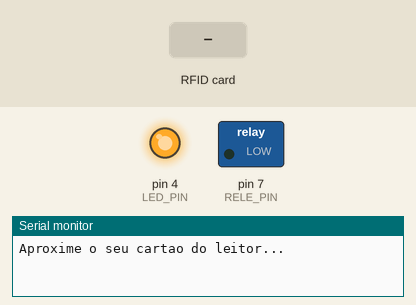
A sketch run on a simulated Arduino Uno, built with avr-gcc and run on an emulated ATmega328P. Parts: switched loads named in the sketch (green lamp = pin HIGH), output pins drawn as LEDs (lit = HIGH), the last lines printed to the serial monitor. The test bench sets the inputs (shaded band). Pins used as bus, display or sensor lines are not drawn.

Above: at 1.2 s.
1.3 s: RFID card 55 2A 0B A6 held to the reader
At 3.5 s:
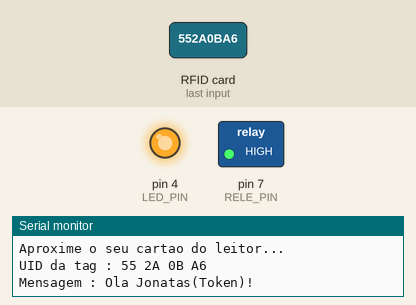
3.8 s: RFID card 9E 4A E6 20 held to the reader
At 4.6 s:
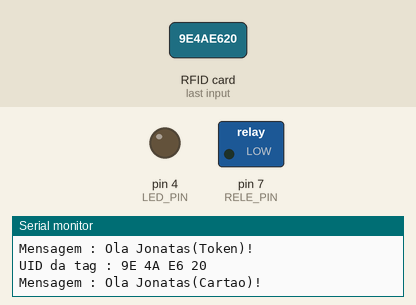
6.3 s: RFID card 5E 7A 19 C4 held to the reader
At 7.6 s:
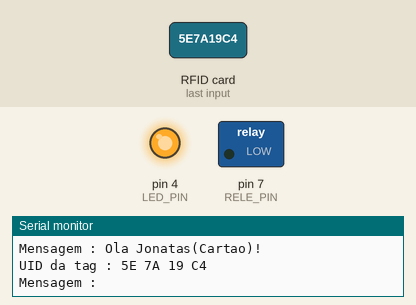
Timing chart, 0 to 9.3 s (numbered marks = the images above; inputs shaded):
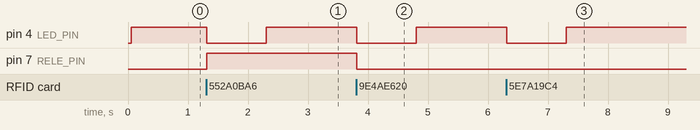

The sketch:

RFIDWithRelay.ino
```cpp
#include <SPI.h>
#include <MFRC522.h>

#define SS_PIN 10
#define RST_PIN 9
#define RELE_PIN 7
#define LED_PIN 4
int rele_ligado = LOW;

MFRC522 mfrc522(SS_PIN, RST_PIN);   // Create MFRC522 instance.

int rfidInterval = 1000;
unsigned long previousRfid = 0;
unsigned long currentRfid;
bool isReaded = false;

char st[20];

void setup()
{
  Serial.begin(9600);   // Inicia a serial
  SPI.begin();      // Inicia  SPI bus
  mfrc522.PCD_Init();   // Inicia MFRC522
  Serial.println("Aproxime o seu cartao do leitor...");
  Serial.println();

  pinMode(RELE_PIN, OUTPUT);
  digitalWrite(RELE_PIN, rele_ligado);

  pinMode(LED_PIN, OUTPUT);
}

void loop()
{
  currentRfid = millis();
  if (previousRfid + rfidInterval > currentRfid && isReaded) {
    digitalWrite(LED_PIN, LOW);
    return;
  }
  isReaded = false;
  digitalWrite(LED_PIN, HIGH);
  previousRfid = currentRfid;

  // Look for new cards
  if ( ! mfrc522.PICC_IsNewCardPresent())
  {
    return;
  }
  // Select one of the cards
  if ( ! mfrc522.PICC_ReadCardSerial())
  {
    return;
  }

  isReaded = true;

  //Mostra UID na serial
  Serial.print("UID da tag :");
  String conteudo= "";
  byte letra;
  for (byte i = 0; i < mfrc522.uid.size; i++)
  {
     Serial.print(mfrc522.uid.uidByte[i] < 0x10 ? " 0" : " ");
     Serial.print(mfrc522.uid.uidByte[i], HEX);
     conteudo.concat(String(mfrc522.uid.uidByte[i] < 0x10 ? " 0" : " "));
     conteudo.concat(String(mfrc522.uid.uidByte[i], HEX));
  }
  Serial.println();
  Serial.print("Mensagem : ");
  conteudo.toUpperCase();
  if (conteudo.substring(1) == "55 2A 0B A6") {
    Serial.println("Ola Jonatas(Token)!");
    Serial.println();
    if (rele_ligado == HIGH) {
      rele_ligado = LOW;
    } else {
      rele_ligado = HIGH;
    }

    digitalWrite(RELE_PIN, rele_ligado);
  }

  if (conteudo.substring(1) == "9E 4A E6 20") {
    Serial.println("Ola Jonatas(Cartao)!");
    Serial.println();
    if (rele_ligado == HIGH) {
      rele_ligado = LOW;
    } else {
      rele_ligado = HIGH;
    }

    digitalWrite(RELE_PIN, rele_ligado);
  }
}
```

Measured:
- after the input at 1.3 s, pin 4 (LED_PIN): HIGH → LOW at once, → HIGH 1.0 s later; pin 7 (RELE_PIN): LOW → HIGH at once
- after the input at 3.8 s, pin 4 (LED_PIN): HIGH → LOW at once, → HIGH 0.99 s later; pin 7 (RELE_PIN): HIGH → LOW at once
- after the input at 6.3 s, pin 4 (LED_PIN): HIGH → LOW at once, → HIGH 0.99 s later
